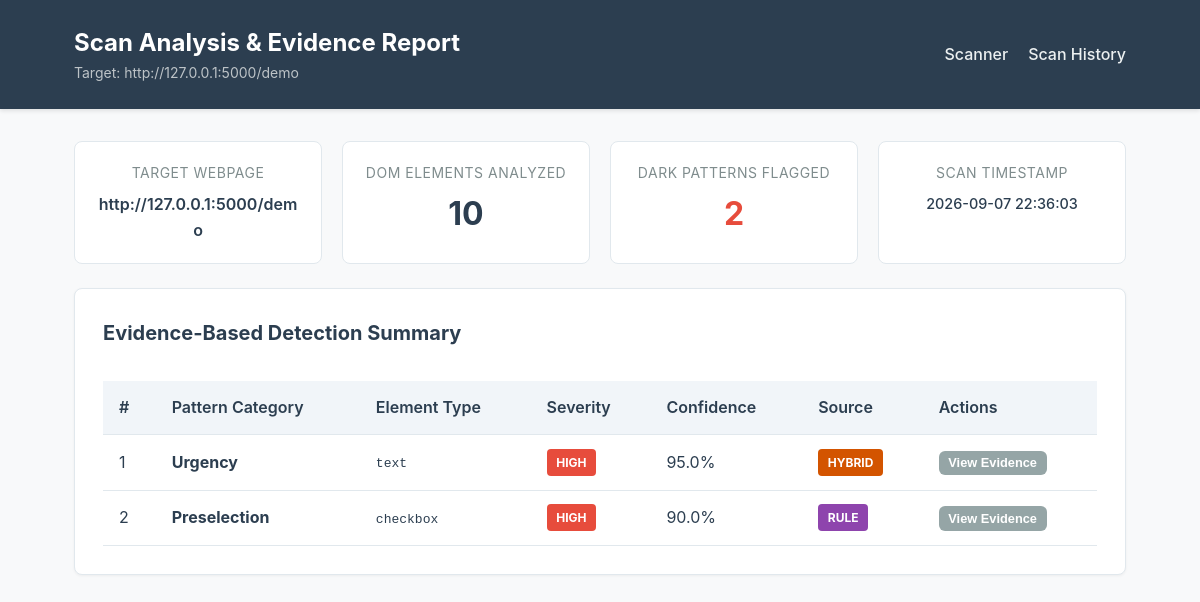
Page /results/1 on the committed database.
### tables this page shows
CREATE TABLE scans (
                id INTEGER PRIMARY KEY AUTOINCREMENT,
                url TEXT NOT NULL,
                scan_date TEXT NOT NULL,
                total_elements INTEGER NOT NULL DEFAULT 0,
                total_detections INTEGER NOT NULL DEFAULT 0
            );

CREATE TABLE detections (
                id INTEGER PRIMARY KEY AUTOINCREMENT,
                scan_id INTEGER NOT NULL,
                pattern TEXT NOT NULL,
                element_type TEXT,
                element_text TEXT,
                confidence REAL,
                severity TEXT,
                source TEXT,
                explanation TEXT,
                html_snippet TEXT,
                screenshot_path TEXT,
                FOREIGN KEY (scan_id) REFERENCES scans(id) ON DELETE CASCADE
            );

### app.py (the view)
@app.route("/results/<int:scan_id>")
def view_results(scan_id):
    scan_data = db_manager.get_scan(scan_id)
    if not scan_data:
        flash(f"Scan record #{scan_id} not found.", "error")
        return redirect(url_for("index"))
    return render_template("results.html", scan=scan_data)

### database/db.py (called while the page is built, shortened)
    def _get_sqlite_connection(self):
        os.makedirs(os.path.dirname(self.sqlite_db_path), exist_ok=True)
        conn = sqlite3.connect(self.sqlite_db_path)
        conn.row_factory = sqlite3.Row
        return conn

    def get_scan(self, scan_id):
        conn = self._get_sqlite_connection()
        cursor = conn.cursor()
        cursor.execute("SELECT * FROM scans WHERE id = ?", (scan_id,))
        scan_row = cursor.fetchone()
        if not scan_row:
            conn.close()
            return None
        scan = dict(scan_row)
        cursor.execute("SELECT * FROM detections WHERE scan_id = ?", (scan_id,))
        scan["detections"] = [dict(r) for r in cursor.fetchall()]
        conn.close()
        return scan

### templates/results.html (shortened to what this page needs)
<!DOCTYPE html>
<html lang="en">
<head>
    <link rel="stylesheet" href="{{ url_for('static', filename='css/style.css') }}">
</head>
<body>
    <header class="header">
        <div class="header-container">
            <div class="header-title">
                <h1>Scan Analysis & Evidence Report</h1>
                <p>Target: {{ scan.url }}</p>
            </div>
            <nav class="nav-links">
                <a href="{{ url_for('index') }}">Scanner</a>
                <a href="{{ url_for('history') }}">Scan History</a>
            </nav>
        </div>
    </header>
    <main class="container">
        <div class="metrics-grid">
            <div class="metric-card">
                <div class="metric-label">Target Webpage</div>
                <div style="font-size: 1rem; font-weight: 600; margin-top: 0.5rem; word-break: break-all;">
                    {{ scan.url }}
                </div>
            </div>
            <div class="metric-card">
                <div class="metric-label">DOM Elements Analyzed</div>
                <div class="metric-value">{{ scan.total_elements }}</div>
            </div>
            <div class="metric-card">
                <div class="metric-label">Dark Patterns Flagged</div>
                <div class="metric-value" style="color: {% if scan.total_detections > 0 %}var(--accent-color){% else %}var(--source-ml){% endif %};">
                    {{ scan.total_detections }}
                </div>
            </div>
            <div class="metric-card">
                <div class="metric-label">Scan Timestamp</div>
                <div style="font-size: 0.9rem; font-weight: 500; margin-top: 0.5rem;">
                    {{ scan.scan_date }}
                </div>
            </div>
        </div>
        <section class="card">
            <h3 class="card-title">Evidence-Based Detection Summary</h3>
            {% if scan.detections %}
            <div class="table-responsive">
                <table class="data-table">
                    <thead>
                        <tr>
                            <th>#</th>
                            <th>Pattern Category</th>
                            <th>Element Type</th>
                            <th>Severity</th>
                            <th>Confidence</th>
                            <th>Source</th>
                            <th>Actions</th>
                        </tr>
                    </thead>
                    <tbody>
                        {% for d in scan.detections %}
                        <tr>
                            <td>{{ loop.index }}</td>
                            <td><strong>{{ d.pattern }}</strong></td>
                            <td><code>{{ d.element_type }}</code></td>
                            <td>
                                <span class="badge badge-{{ d.severity | lower }}">
                                    {{ d.severity }}
                                </span>
                            </td>
                            <td>{{ "%.1f"|format(d.confidence * 100) if d.confidence is number else d.confidence }}%</td>
                            <td>
                                <span class="badge badge-{{ d.source | lower }}">
                                    {{ d.source }}
                                </span>
                            </td>
                            <td>
                                <button type="button" class="btn btn-secondary btn-toggle-detail" data-target="detail-{{ loop.index }}" style="padding: 0.3rem 0.6rem; font-size: 0.8rem;">
                                    View Evidence
                                </button>
                            </td>
                        </tr>
                        {% endfor %}
                    </tbody>
                </table>
            </div>
            {% else %}
            <div class="alert alert-info" style="margin-top: 1rem;">
                No deceptive dark pattern UI elements were flagged on this webpage.
            </div>
            {% endif %}
        </section>
    </main>
</body>
</html>

### static/css/style.css (style rules this page uses)
:root { --primary-color: #2c3e50; --secondary-color: #3498db; --accent-color: #e74c3c; --bg-color: #f8f9fa; --card-bg: #ffffff; --text-color: #2c3e50; --text-muted: #7f8c8d; --border-color: #e1e8ed; --severity-high: #e74c3c; --severity-medium: #f39c12; --severity-low: #3498db; --source-rule: #8e44ad; --source-ml: #27ae60; --source-hybrid: #d35400; }
* { box-sizing: border-box; margin: 0; padding: 0; }
body { font-family: -apple-system, BlinkMacSystemFont, "Segoe UI", Roboto, Helvetica, Arial, sans-serif; background-color: var(--bg-color); color: var(--text-color); line-height: 1.6; }
.header { background-color: var(--primary-color); color: #ffffff; padding: 1.5rem 0; box-shadow: 0 2px 4px rgba(0,0,0,0.1); }
.header-container { max-width: 1100px; margin: 0 auto; padding: 0 1.5rem; display: flex; justify-content: space-between; align-items: center; }
.header-title h1 { font-size: 1.5rem; font-weight: 700; }
.header-title p { font-size: 0.875rem; color: #bdc3c7; }
.nav-links { display: flex; gap: 1.25rem; }
.nav-links a { color: #ecf0f1; text-decoration: none; font-weight: 500; transition: color 0.2s; }
.container { max-width: 1100px; margin: 2rem auto; padding: 0 1.5rem; }
.card { background: var(--card-bg); border: 1px solid var(--border-color); border-radius: 8px; padding: 1.75rem; margin-bottom: 1.5rem; box-shadow: 0 1px 3px rgba(0,0,0,0.05); }
.card-title { font-size: 1.25rem; margin-bottom: 1rem; color: var(--primary-color); }
.btn { background-color: var(--secondary-color); color: #ffffff; padding: 0.75rem 1.5rem; border: none; border-radius: 6px; font-size: 1rem; font-weight: 600; cursor: pointer; text-decoration: none; display: inline-block; transition: background-color 0.2s; }
.btn-secondary { background-color: #95a5a6; }
.metrics-grid { display: grid; grid-template-columns: repeat(auto-fit, minmax(220px, 1fr)); gap: 1.25rem; margin-bottom: 1.5rem; }
.metric-card { background: var(--card-bg); border: 1px solid var(--border-color); border-radius: 8px; padding: 1.25rem; text-align: center; }
.metric-value { font-size: 2rem; font-weight: 700; color: var(--primary-color); margin-top: 0.25rem; }
.metric-label { font-size: 0.875rem; color: var(--text-muted); text-transform: uppercase; letter-spacing: 0.5px; }
.badge { display: inline-block; padding: 0.25rem 0.6rem; border-radius: 4px; font-size: 0.75rem; font-weight: 700; text-transform: uppercase; color: #ffffff; }
.badge-high { background-color: var(--severity-high); }
.badge-rule { background-color: var(--source-rule); }
.badge-hybrid { background-color: var(--source-hybrid); }
.table-responsive { overflow-x: auto; }
.data-table { width: 100%; border-collapse: collapse; margin-top: 1rem; }
.data-table th, .data-table td { padding: 0.85rem 1rem; text-align: left; border-bottom: 1px solid var(--border-color); }
.data-table th { background-color: #f1f5f9; font-weight: 600; color: var(--primary-color); }

### rows in the picture
scans: url "http://127.0.0.1:5000/demo", total_elements "10", total_detections "2", scan_date "2026-09-07 22:36:03"
detections: pattern "Urgency", element_type "text", severity "HIGH", confidence "95.0", source "HYBRID"
detections: pattern "Preselection", element_type "checkbox", severity "HIGH", confidence "90.0", source "RULE"
